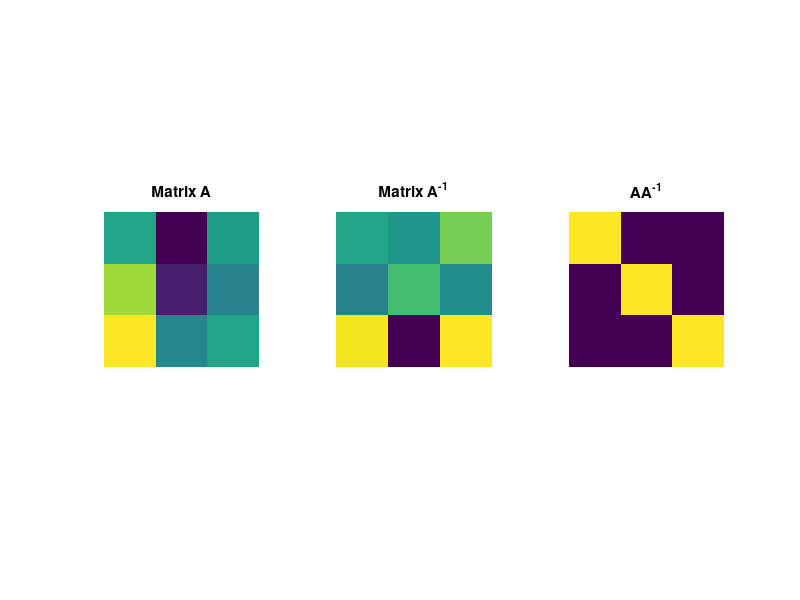
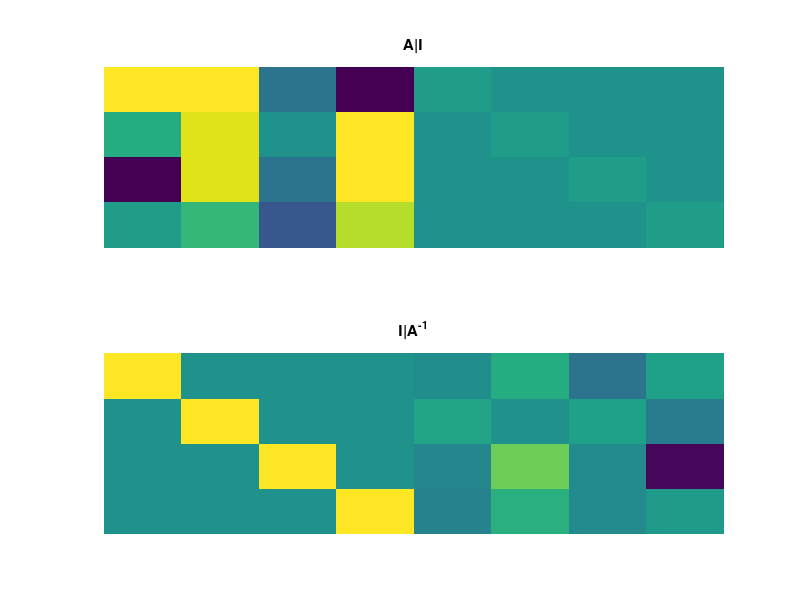
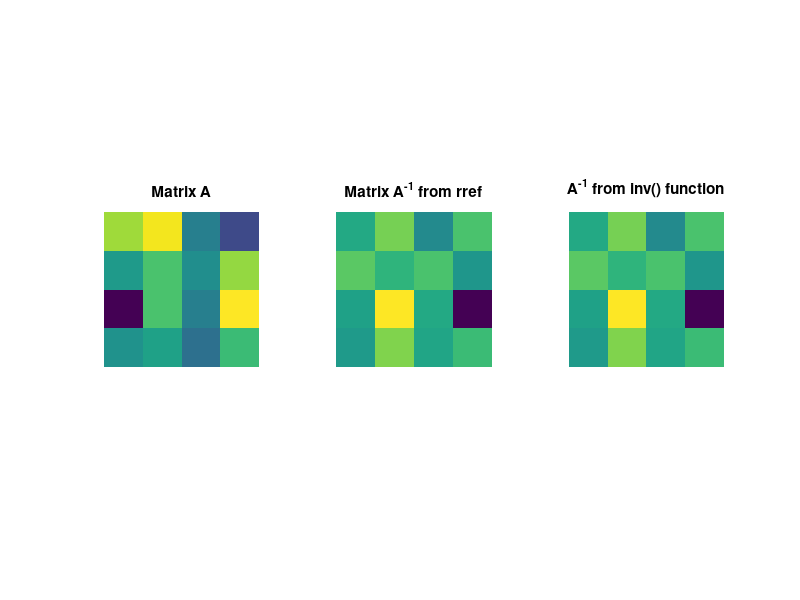
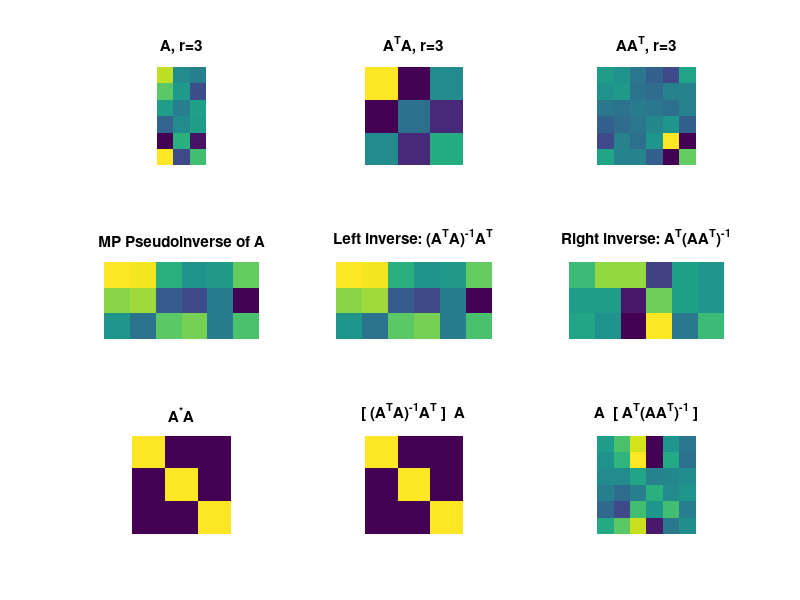

Source code (MATLAB) for these figures, in order:
%% Concept and uses of the inverse
%%

% size of square matrix
m = 3;

% generate random matrix
A = randn(m);

% compute its inverse
Ainv = inv(A);

% and check the multiplication
id = A*Ainv;


% show in an image
figure(1), clf
subplot(131), imagesc(A)
title('Matrix A'), axis square, axis off

subplot(132), imagesc(Ainv)
title('Matrix A^{-1}'), axis square, axis off

subplot(133), imagesc(id)
title('AA^{-1}'), axis square, axis off

%% Computing the inverse via row reduction
%%

% matrix size
m = 4;

% random integers matrix
A = round(10*randn(m));

% augment A and identity
Aaug = [A eye(m)];
size(Aaug)

% rref
Asol = rref(Aaug);

Ainvrref = Asol(:,m+1:end);
Ainv = inv(A);

% show the augemented matrices
figure(2), clf
subplot(211), imagesc(Aaug)
title('A|I'), axis off
set(gca,'clim',[-1 1]*max(abs(Aaug(:)))*.5)

subplot(212), imagesc(Asol) 
title('I|A^{-1}'), axis off
set(gca,'clim',[-1 1]*max(abs(Asol(:)))*.25)


% show the square matrices
figure(3), clf
subplot(131), imagesc(A)
title('Matrix A'), axis square, axis off

subplot(132), imagesc(Ainvrref)
title('Matrix A^{-1} from rref'), axis square, axis off

subplot(133), imagesc(Ainv)
title('A^{-1} from inv() function'), axis square, axis off


%% Left inverse and right inverse
%%

% m>n for left inverse,
% m<n for right inverse
m = 6;
n = 3;

% create matrices
A = randn(m,n);
AtA = A'*A;
AAt = A*A';

% inspect ranks
disp([ 'Rank of A^TA: ' num2str(rank(AtA)) ])
disp([ 'Rank of AA^T: ' num2str(rank(AAt)) ])

% left inverse
Aleft = inv(AtA)*A';

% right inverse
Aright = A'*inv(AAt);

% now test!
I_left  = Aleft  * A;
I_right = A * Aright;

% and then test using the inverse function
AtA_inv = inv(AtA);
I_AtA   = AtA_inv * AtA;

AAt_inv = inv(AAt);
I_AAt   = AAt_inv * AAt;


% show images
figure(4), clf
subplot(331), imagesc(A), axis image, axis off
title([ 'A, r=' num2str(rank(A)) ])

subplot(332), imagesc(AtA), axis image, axis off
title([ 'A^TA, r=' num2str(rank(AtA)) ])

subplot(333), imagesc(AAt), axis image, axis off
title([ 'AA^T, r=' num2str(rank(AAt)) ])

subplot(335), imagesc(Aleft), axis image, axis off
title('Left inverse: (A^TA)^{-1}A^T')

subplot(336), imagesc(Aright), axis image, axis off
title('Right inverse: A^T(AA^T)^{-1}')

subplot(338), imagesc(I_left), axis image, axis off
title('[ (A^TA)^{-1}A^T ]  A')

subplot(339), imagesc(I_right), axis image, axis off
title('A  [ A^T(AA^T)^{-1} ]')


%% The pseudoinverse, part 1
%%

% pseudoinverse of rectangular matrix A
pseudoInvA = pinv(A);

subplot(334), imagesc(pseudoInvA), axis image, axis off
title('MP Pseudoinverse of A')


subplot(337), imagesc(pseudoInvA*A), axis image, axis off
title('A^*A')

%%

% create random matrix
n = 50;
A = randn(n);

% make rank deficient by repeating a column
A(:,end) = A(:,end-1);

% rank of A!
rank(A)


% compute the pseudoinverse
Ai = pinv(A);


% and show the matrices
figure(5), clf
subplot(221), imagesc(A), axis square, axis off
title('A'), set(gca,'fontsize',20)

subplot(222), imagesc(Ai), axis square, axis off
title('A^*'), set(gca,'fontsize',20)

subplot(223), imagesc(Ai*A), axis square, axis off
title('A^*A'), set(gca,'fontsize',20)

subplot(224), imagesc(A*Ai), axis square, axis off
title('AA^*'), set(gca,'fontsize',20)
